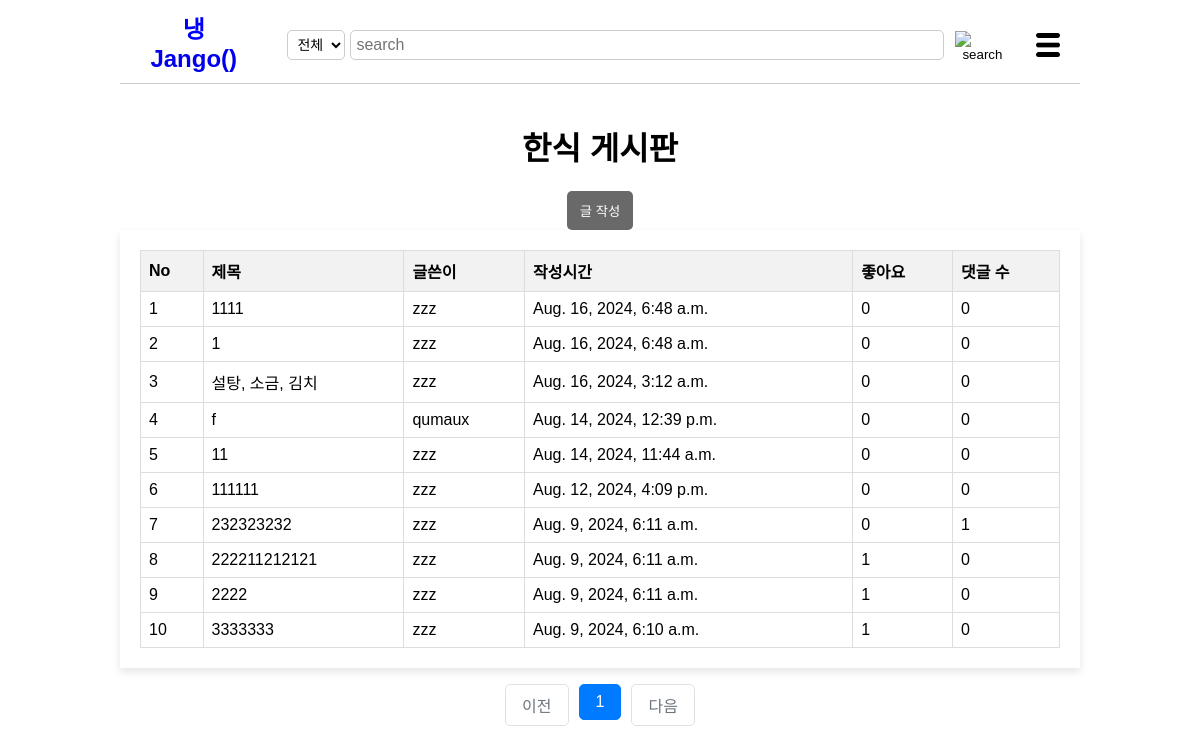
Before: /koreapost/ with the older database file.
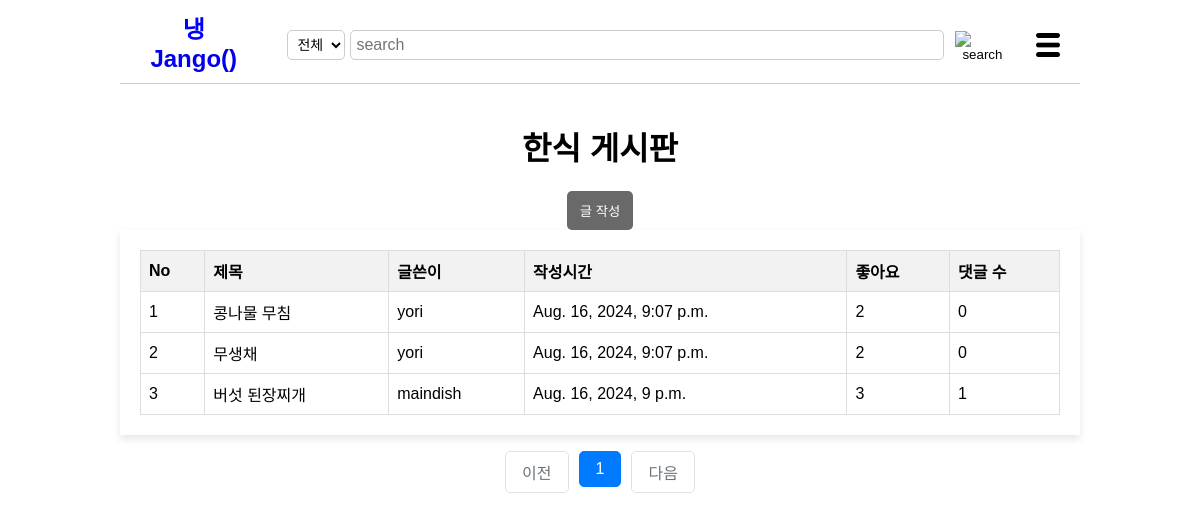
After: the same page with the newer database file.
### post/models.py (models this page shows, shortened)
class Post(models.Model):
    title = models.CharField(max_length=200)
    cooktime = models.IntegerField()
    ingredient = models.TextField()
    cookmethod = models.TextField()
    created_at=models.DateTimeField(auto_now_add=True)
    writer=models.ForeignKey(User, on_delete=models.CASCADE)
    like_users=models.ManyToManyField(settings.AUTH_USER_MODEL, related_name='like_posts', blank=True)
    updated_at=models.DateTimeField(null=True, blank=True, auto_now=True)
    category = models.ForeignKey(Category, on_delete=models.CASCADE)

### post/views/post_views.py (the view)
# urls.py: path('<str:category_name>/',list, name='list'),
def list(request, category_name):
    request.session['previous_page'] = request.get_full_path()
    category = get_object_or_404(Category, name=category_name)
    posts = Post.objects.filter(category=category).annotate(comment_count=Count('comment')).order_by('-created_at')
    page=request.GET.get('page', '1')
    paginator=Paginator(posts, 10)
    page_obj=paginator.get_page(page)
    context={
        'list': page_obj,
        }
    if category_name=="koreapost":
        return render(request, 'koreapost.html', context)
    elif category_name=="chinapost":
        return render(request, 'chinapost.html', context)
    elif category_name=="japanpost":
        return render(request, 'japanpost.html', context)
    else:
        return render(request, '404.html')

### post/templates/koreapost.html (shortened to what this page needs)
<!DOCTYPE html>
<html lang="ko">
    <head>
        {% load static %}
        <link rel="stylesheet" href="{%static 'css/styles-koreapost.css' %}">
</head>
<body>
    <header>
            <div class="logo"><a href="{% url 'post:main' %}">
                <span class="blue">냉</span>Jango() </a>
            </div>
            {% if user.is_authenticated %}
            <form method="POST" action="{% url 'post:catesearch' writer_id=user.id category_name='koreapost' %}">
                {% csrf_token %}
                <div class="search-bar">
                    <select id="search-type" name="search_select">
                        <option value="전체">전체</option>
                        <option value="제목">제목</option>
                        <option value="재료">재료</option>
                    </select>
                    <input type="text" placeholder="search" name="searched">
                    <button><img src="{% static 'image/search-icon.png' %}" alt="search"></button>
                </div>
            </form>
            {% else %}
            <form method="POST" action="{% url 'post:outsearch'%}">
                <div class="search-bar">
                    <select id="search-type" name="search_select">
                        <option value="전체">전체</option>
                    </select>
                    <input type="text" placeholder="search" name="searched">
                    <button><img src="{% static 'image/search-icon.png' %}" alt="search"></button>
                </div>
            </form>
            {%endif%}
            <div class="menu-icon">
                <img src="{% static 'image/menu-icon.png' %}" alt="menu">
            </div>
        </header>
        <br>
        <h1>한식 게시판</h1>
        {% if user.is_authenticated %}
        <a href="{% url 'post:write' %}"><button class="btn">글 작성</button></a>
        {%else%}
        <a href="javascript:void(0);" onclick="checklogin()"><button class="btn">글 작성</button></a>
        {%endif%}
        <br>
        <div class="container">
            <table>
                <thead>
                    <tr>
                        <th>No</th>
                        <th>제목</th>
                        <th>글쓴이</th>
                        <th>작성시간</th>
                        <th>좋아요</th>
                        <th>댓글 수</th>
                    </tr>
                </thead>
                <tbody>
                    {% for post in list %}
                    <tr class="fixed" data-href="{% url 'post:show' post.id %}">
                        <td>{{ forloop.counter }}</td>
                        <td>{{ post.title }}</td>
                        <td>{{ post.writer }}</td>
                        <td>{{ post.created_at }}</td>
                        <td>{{ post.like_users.all.count }}</td>
                        <td>{{ post.comment_count }}</td>
                    </tr>
                    {% endfor %}
                </tbody>
            </table>
        </div>
        <ul class="pagination justify-content-center">
            {% if list.has_previous %}
                <li class="page-item">
                    <a class="page-link" href="?page={{ list.previous_page_number }}">이전</a>
                </li>
            {% else %}
                <li class="page-item disabled">
                    <a class="page-link" tabindex="-1" aria-disabled="true" href="#">이전</a>
                </li>
            {% endif %}
            {% for page_number in list.paginator.page_range %}
            {% if page_number >= list.number|add:-5 and page_number <= list.number|add:5 %}
            {% if page_number == list.number %}
                <li class="page-item active" aria-current="page">
                    <a class="page-link" href="?page={{ page_number }}">{{ page_number }}</a>
                </li>
            {% else %}
                <li class="page-item">
                    <a class="page-link" href="?page={{ page_number }}">{{ page_number }}</a>
                </li>
            {% endif %}
            {% endif %}
            {% endfor %}
            {% if list.has_next %}
                <li class="page-item">
                    <a class="page-link" href="?page={{ list.next_page_number }}">다음</a>
                </li>
            {% else %}
                <li class="page-item disabled">
                    <a class="page-link" tabindex="-1" aria-disabled="true" href="#">다음</a>
                </li>
            {% endif %}
        </ul>
    </body>
</html>

### static/css/styles-koreapost.css (style rules this page uses)
body { font-family: Arial, sans-serif; margin: 0 auto; padding: 0; text-align: center; width: 960px; overflow-x: auto; }
header { display: flex; justify-content: space-between; align-items: center; padding: 10px 20px; background-color: #fff; border-bottom: 1px solid #ccc; }
a { text-decoration-line: none; text-decoration-color: black; }
.logo { font-size: 24px; font-weight: bold; margin-right: 20px; }
.logo .blue { color: blue; }
#search-type { margin-top: 0px; margin-right: 5px; padding: 5px; border-radius: 5px; border: 1px solid #ccc; background-color: #fff; font-size: 14px; }
#search-type option { background-color: #fff; }
.search-bar { padding-top: 6px; display: flex; align-items: center; flex-grow: 1; margin: 0 20px; }
.search-bar input { width: 590px; padding: 5px; font-size: 16px; border: 1px solid #ccc; border-radius: 5px; flex-grow: 1; }
.search-bar button { background: none; border: none; cursor: pointer; margin-left: 5px; }
.search-bar button img { margin-top: 3px; width: 30px; height: 30px; }
.menu-icon { position: relative; display: inline-block; }
.menu-icon img { margin-top: 10px; width: 24px; height: 24px; cursor: pointer; }
.container { margin: 0 auto; max-width: 1000px; background-color: #fff; padding: 20px; box-shadow: 0 4px 8px rgba(0, 0, 0, 0.1); }
table { width: 100%; border-collapse: collapse; }
th, td { border: 1px solid #ddd; padding: 8px; text-align: left; }
th { background-color: #f2f2f2; font-weight: bold; }
.fixed { color: black; }
.pagination { display: flex; justify-content: center; list-style-type: none; padding: 0; }
.page-item { margin: 0 5px; }
.page-link { display: block; padding: 8px 16px; text-decoration: none; color: #007bff; border: 1px solid #dee2e6; border-radius: 5px; }
.page-item.disabled .page-link { color: #6c757d; pointer-events: none; cursor: not-allowed; }
.page-item.active .page-link { color: white; background-color: #007bff; border-color: #007bff; }
.btn { background-color: #696969; border-radius: 5px; padding: 10px 13px 10px 13px; color: #fff; border: none; cursor: pointer; }

Changed rows visible on the page:
removed Post: title "1111", writer "zzz", created_at "Aug. 16, 2024, 6:48 a.m.", like_users.all.count "0", comment_count "0"
removed Post: title "1", writer "zzz", created_at "Aug. 16, 2024, 6:48 a.m.", like_users.all.count "0", comment_count "0"
removed Post: title "설탕, 소금, 김치", writer "zzz", created_at "Aug. 16, 2024, 3:12 a.m.", like_users.all.count "0", comment_count "0"
removed Post: title "f", writer "qumaux", created_at "Aug. 14, 2024, 12:39 p.m.", like_users.all.count "0", comment_count "0"
removed Post: title "11", writer "zzz", created_at "Aug. 14, 2024, 11:44 a.m.", like_users.all.count "0", comment_count "0"
removed Post: title "111111", writer "zzz", created_at "Aug. 12, 2024, 4:09 p.m.", like_users.all.count "0", comment_count "0"
removed Post: title "232323232", writer "zzz", created_at "Aug. 9, 2024, 6:11 a.m.", like_users.all.count "0", comment_count "1"
removed Post: title "222211212121", writer "zzz", created_at "Aug. 9, 2024, 6:11 a.m.", like_users.all.count "1", comment_count "0"
removed Post: title "2222", writer "zzz", created_at "Aug. 9, 2024, 6:11 a.m.", like_users.all.count "1", comment_count "0"
removed Post: title "3333333", writer "zzz", created_at "Aug. 9, 2024, 6:10 a.m.", like_users.all.count "1", comment_count "0"
added Post: title "콩나물 무침", writer "yori", created_at "Aug. 16, 2024, 9:07 p.m.", like_users.all.count "2", comment_count "0"
added Post: title "무생채", writer "yori", created_at "Aug. 16, 2024, 9:07 p.m.", like_users.all.count "2", comment_count "0"
added Post: title "버섯 된장찌개", writer "maindish", created_at "Aug. 16, 2024, 9 p.m.", like_users.all.count "3", comment_count "1"
